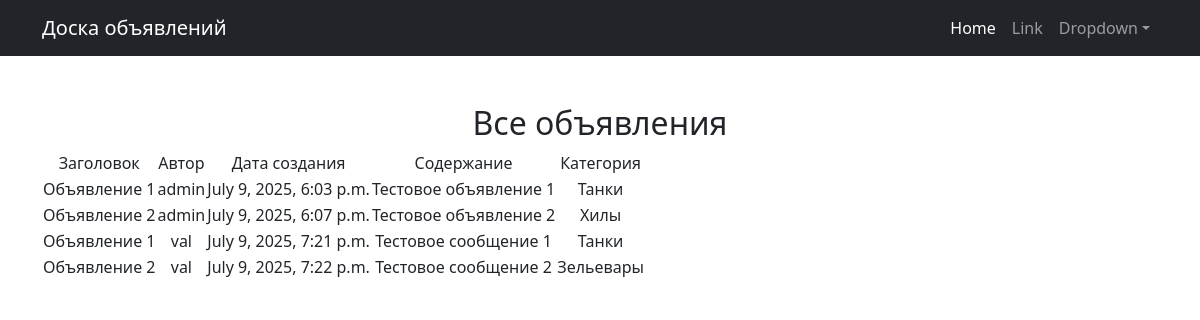
The page /board/ on the database as committed earlier.
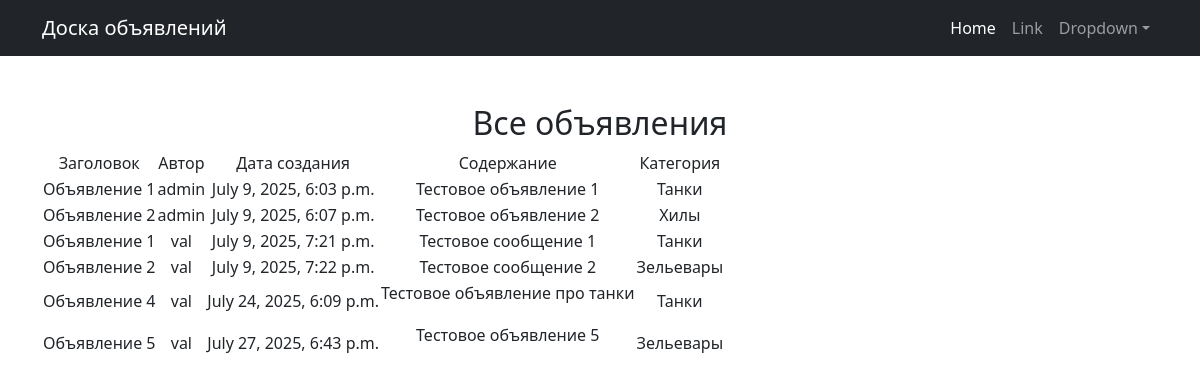
The same page on the database as committed later.
### board/models.py (models this page shows, shortened)
class Article(models.Model):
    TIPE = (
        ('tank', 'Танки'),
        ('heals', 'Хилы'),
        ('dd', 'ДД'),
        ('buyers', 'Торговцы'),
        ('gildemaster', 'Гилдмастеры'),
        ('quest', 'Квестгиверы'),
        ('smith', 'Кузнецы'),
        ('tanner', 'Кожевники'),
        ('potion', 'Зельевары'),
        ('spellmaster', 'Мастера заклинаний'),
    )
    author = models.ForeignKey(User, on_delete=models.CASCADE)
    date_creation = models.DateTimeField(auto_now_add=True)
    title = models.CharField(max_length=64)
    category = models.CharField(max_length=16, choices=TIPE, default='tank')
    text = RichTextUploadingField()

class User(AbstractUser):
    code = models.CharField(max_length=128, null=True, blank=True)

### board/views.py (the view)
# urls.py: path('', ArticleList.as_view(), name='article_list'),
class ArticleList(ListView):
    model = Article
    context_object_name = 'articles'
    template_name = 'article_list.html'

### templates/article_list.html (shortened to what this page needs)
{% extends 'flatpages/default.html' %}
 {% block content %}
    <h2>Все объявления</h2>
<table>
<tr>
    <td>Заголовок</td>
    <td>Автор</td>
    <td>Дата создания</td>
    <td>Содержание</td>
    <td>Категория</td>
</tr>
    {% for article in articles %}
<tr>
    <td>{{ article.title }}</td>
    <td>{{ article.author }}</td>
    <td>{{ article.date_creation }}</td>
    <td>{{ article.text|safe }}</td>
    <td>{{ article.get_category_display }}</td>
</tr>
{% endfor %}
</table>
{% endblock content %}

Rows that differ between the two databases and show on the page:
added Article: title "Объявление 4", author "val", date_creation "July 24, 2025, 6:09 p.m.", text "Тестовое объявление про танки", category "Танки"
added Article: title "Объявление 5", author "val", date_creation "July 27, 2025, 6:43 p.m.", text "Тестовое объявление 5", category "Зельевары"
